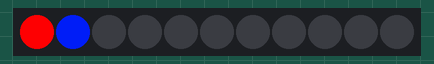
A sketch run on a simulated Arduino Uno, built with avr-gcc and run on an emulated ATmega328P. Parts: 11 RGB LEDs in strip order, left to right.

Above: at 0.05 s.
At 4.98 s:
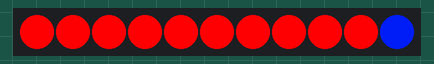
At 10.01 s:
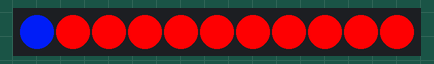
At 19.97 s:
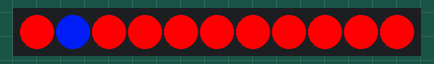
At 29.93 s:
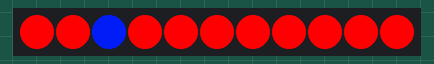
At 39.89 s:
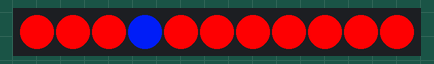

The sketch:

FirstExample.ino
```cpp
#include <FastLED.h>

#define Num_Strip1 11

CRGB Strip1[Num_Strip1];

int a = 0;

void setup()  {
  FastLED.addLeds<NEOPIXEL,6>(Strip1, Num_Strip1);
}

void loop() {
  for(int a = 0; a < 10; ) {
    Strip1[a] = CHSV(255, 255, 255);
    a++;
    Strip1[a] = CHSV(155, 255, 255);
    FastLED.show();
    delay(100);
  }

  for(int a = 10; a > 0; ) {
    Strip1[a] = CHSV(255, 255, 255);
    a--;
    Strip1[a] = CHSV(155, 255, 255);
    FastLED.show();
    delay(100);
  }
}
```
